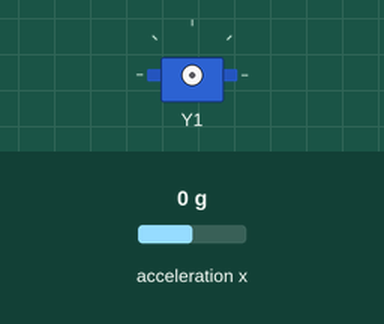
This program was run on a simulated pyboard running MicroPython. Shown: servo. The inputs (shaded band) are chosen by the test bench; at power-on: acceleration x 0 g. Servo angles are drawn from the pulse width (0.5 ms = 0°, 2.5 ms = 180°); library files of the repository ran but are not shown: servo.py.

Above: at 1.2 s.
1.3 s: acceleration x set to -0.4 g
2.8 s: acceleration x set to 0.1 g
4.3 s: acceleration x set to 0.4 g
At 5.4 s:
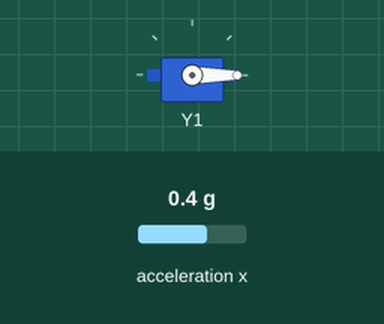
5.8 s: acceleration x set to -1.4 g
At 6.5 s:
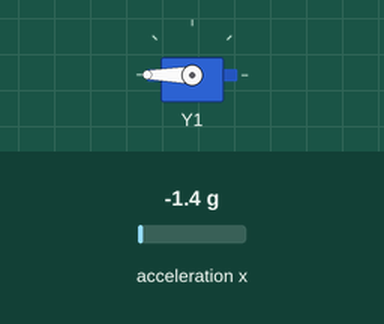
7.3 s: acceleration x set to 0.8 g
At 7.6 s:
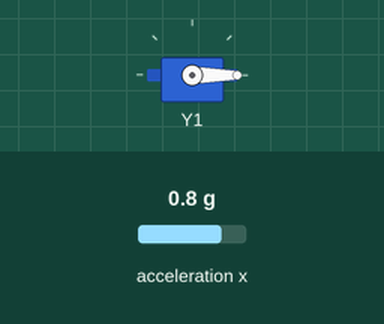
Timing chart, 0 to 9.8 s (numbered marks = the images above; inputs shaded):
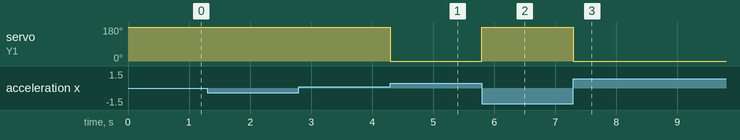

Measured:
- the behaviour switches between 0.2 and 0.3 g on acceleration x (found by bisection; images 0 and 1)
- after the input at 2.8 s, every drawn part: stays the same
- after the input at 4.3 s, servo on Y1: 180° → 0° at once
- after the input at 5.8 s, servo on Y1: 0° → 180° at once
- after the input at 7.3 s, servo on Y1: 180° → 0° at once

The program:

balancer.py
```python
# main.py -- put your code here!
from lib.servo import servo1, stop_servos_before_finishing
from lib.accelerometer import accelerometer


turn_left = True

# This will stop the servos if anything goes wrong
with stop_servos_before_finishing():
    # Loop forever
    while True:
        x = accelerometer.x()
        if x < -5:
            servo1.forward()
        elif x > 5:
            servo1.backward()
        else:
            servo1.stop()
```

accelerometer.py
```python
import pyb


accelerometer = pyb.Accel()
```
